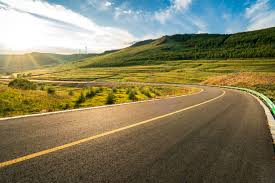
#> input picture Portfolio/Computer Vision & Image Processing/Image_Preprocessing/Road_Image_Preprocessing/input_images/road.png, 275 x 183 px; its folder holds only this picture in this run
$ python Road_Image_Preprocessing.py
#> lines starting #> are read from the running program, lines starting #| are printed output that depends on the picture
import os
import cv2
import numpy as np

# Load the images

input_images = "input_images"
output_images = "output_images"
os.makedirs(output_images, exist_ok=True)

def preprocess_image(image_path):
#> called with image_path = 'input_images/road.png'
    img=cv2.imread(image_path)
#> img is the input picture: shape (183, 275, 3); mean B, G, R 95.7, 126.9, 133.2

    img_gray=cv2.cvtColor(img,cv2.COLOR_BGR2GRAY)
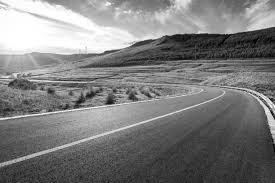
#> img_gray: shape (183, 275); min 3, max 255, mean 125.2

    img_denoised=cv2.GaussianBlur(img_gray,(3,3),0)
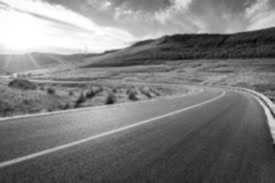
#> img_denoised: shape (183, 275); min 5, max 255, mean 125.3

    img_conrast=cv2.equalizeHist(img_denoised)
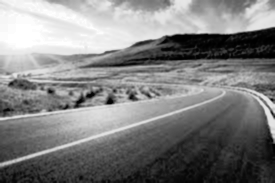
#> img_conrast: shape (183, 275); min 0, max 255, mean 128.3

    height,width=img_conrast.shape
#> height = 183; width = 275

    roi = img_conrast[int(height * 0.5):height, 0:width]
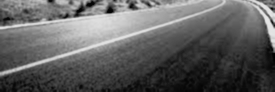
#> roi: shape (92, 275); min 1, max 230, mean 96.9

    output=(roi*255.0).astype(np.uint8)
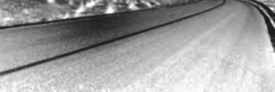
#> output: shape (92, 275); min 26, max 255, mean 159.1
    return output

for filename in os.listdir(input_images):
    if filename.lower().endswith((".jpg",".jpeg",".png")):
        input_path=os.path.join(input_images,filename)
        output_path=os.path.join(output_images,filename)
        preprocessed_image=preprocess_image(input_path)
        if preprocessed_image is not None:
            cv2.imwrite(output_path,preprocessed_image)
            print(f"Processed and saved: {output_path}")

print("All images have been processed and saved to the output_images directory.")
